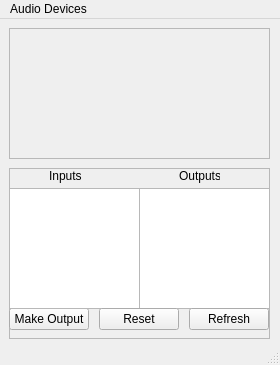
<?xml version="1.0" encoding="UTF-8"?>
<ui version="4.0">
 <class>Home</class>
 <widget class="QMainWindow" name="Home">
  <property name="geometry">
   <rect>
    <x>0</x>
    <y>0</y>
    <width>280</width>
    <height>365</height>
   </rect>
  </property>
  <property name="minimumSize">
   <size>
    <width>280</width>
    <height>353</height>
   </size>
  </property>
  <property name="maximumSize">
   <size>
    <width>500</width>
    <height>600</height>
   </size>
  </property>
  <property name="windowTitle">
   <string>Home</string>
  </property>
  <property name="layoutDirection">
   <enum>Qt::LeftToRight</enum>
  </property>
  <widget class="QWidget" name="centralwidget">
   <widget class="QFrame" name="Audio">
    <property name="geometry">
     <rect>
      <x>-1</x>
      <y>-1</y>
      <width>681</width>
      <height>551</height>
     </rect>
    </property>
    <property name="frameShape">
     <enum>QFrame::StyledPanel</enum>
    </property>
    <property name="frameShadow">
     <enum>QFrame::Raised</enum>
    </property>
    <widget class="QFrame" name="Devices">
     <property name="geometry">
      <rect>
       <x>10</x>
       <y>10</y>
       <width>261</width>
       <height>131</height>
      </rect>
     </property>
     <property name="frameShape">
      <enum>QFrame::StyledPanel</enum>
     </property>
     <property name="frameShadow">
      <enum>QFrame::Raised</enum>
     </property>
    </widget>
    <widget class="QFrame" name="Sinks">
     <property name="geometry">
      <rect>
       <x>10</x>
       <y>150</y>
       <width>261</width>
       <height>171</height>
      </rect>
     </property>
     <property name="frameShape">
      <enum>QFrame::StyledPanel</enum>
     </property>
     <property name="frameShadow">
      <enum>QFrame::Raised</enum>
     </property>
     <widget class="QPushButton" name="make_output">
      <property name="geometry">
       <rect>
        <x>0</x>
        <y>140</y>
        <width>80</width>
        <height>22</height>
       </rect>
      </property>
      <property name="text">
       <string>Make Output</string>
      </property>
     </widget>
     <widget class="QListView" name="inputs">
      <property name="geometry">
       <rect>
        <x>0</x>
        <y>20</y>
        <width>131</width>
        <height>121</height>
       </rect>
      </property>
     </widget>
     <widget class="QListView" name="outputs">
      <property name="geometry">
       <rect>
        <x>130</x>
        <y>20</y>
        <width>131</width>
        <height>121</height>
       </rect>
      </property>
     </widget>
     <widget class="QLabel" name="input_label">
      <property name="geometry">
       <rect>
        <x>40</x>
        <y>0</y>
        <width>41</width>
        <height>16</height>
       </rect>
      </property>
      <property name="text">
       <string>Inputs</string>
      </property>
     </widget>
     <widget class="QLabel" name="output_label">
      <property name="geometry">
       <rect>
        <x>170</x>
        <y>0</y>
        <width>41</width>
        <height>16</height>
       </rect>
      </property>
      <property name="text">
       <string>Outputs</string>
      </property>
     </widget>
     <widget class="QPushButton" name="reset">
      <property name="geometry">
       <rect>
        <x>90</x>
        <y>140</y>
        <width>80</width>
        <height>22</height>
       </rect>
      </property>
      <property name="text">
       <string>Reset</string>
      </property>
     </widget>
     <widget class="QPushButton" name="refresh">
      <property name="geometry">
       <rect>
        <x>180</x>
        <y>140</y>
        <width>80</width>
        <height>22</height>
       </rect>
      </property>
      <property name="text">
       <string>Refresh</string>
      </property>
     </widget>
    </widget>
   </widget>
  </widget>
  <widget class="QMenuBar" name="menubar">
   <property name="geometry">
    <rect>
     <x>0</x>
     <y>0</y>
     <width>280</width>
     <height>19</height>
    </rect>
   </property>
   <widget class="QMenu" name="menuSystem_Manager">
    <property name="title">
     <string>Audio Devices</string>
    </property>
   </widget>
   <addaction name="menuSystem_Manager"/>
  </widget>
  <widget class="QStatusBar" name="statusbar"/>
 </widget>
 <resources/>
 <connections/>
</ui>
